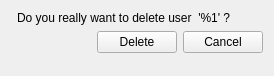
<?xml version="1.0" encoding="UTF-8"?>
<ui version="4.0">
 <class>manufacturer_delete_form</class>
 <widget class="QWidget" name="manufacturer_delete_form">
  <property name="windowModality">
   <enum>Qt::ApplicationModal</enum>
  </property>
  <property name="geometry">
   <rect>
    <x>0</x>
    <y>0</y>
    <width>274</width>
    <height>76</height>
   </rect>
  </property>
  <property name="windowTitle">
   <string>Delete manufacturer</string>
  </property>
  <property name="windowIcon">
   <iconset>
    <normaloff>:/images/building.png</normaloff>:/images/building.png</iconset>
  </property>
  <layout class="QFormLayout" name="formLayout">
   <property name="fieldGrowthPolicy">
    <enum>QFormLayout::AllNonFixedFieldsGrow</enum>
   </property>
   <item row="2" column="1">
    <widget class="QLabel" name="label_2">
     <property name="text">
      <string>Do you really want to delete user  '%1' ?</string>
     </property>
     <property name="action" stdset="0">
      <string>readUser user {id={main.id}}</string>
     </property>
     <property name="answer" stdset="0">
      <string>User user {id={?}; login{{1}}; firstName{{?}}; lastName{{?}}; email{{?}} }</string>
     </property>
    </widget>
   </item>
   <item row="3" column="1">
    <layout class="QHBoxLayout" name="horizontalLayout_2">
     <item>
      <spacer name="horizontalSpacer">
       <property name="orientation">
        <enum>Qt::Horizontal</enum>
       </property>
       <property name="sizeHint" stdset="0">
        <size>
         <width>40</width>
         <height>20</height>
        </size>
       </property>
      </spacer>
     </item>
     <item>
      <widget class="QPushButton" name="delete_2">
       <property name="text">
        <string>Delete</string>
       </property>
       <property name="action" stdset="0">
        <string>deleteUser user {id={main.id}}</string>
       </property>
       <property name="datasignal:clicked" stdset="0">
        <string notr="true">refreshUsers</string>
       </property>
       <property name="form" stdset="0">
        <string>_CLOSE_</string>
       </property>
      </widget>
     </item>
     <item>
      <widget class="QPushButton" name="cancel">
       <property name="text">
        <string>Cancel</string>
       </property>
       <property name="form" stdset="0">
        <string notr="true">_CLOSE_</string>
       </property>
      </widget>
     </item>
    </layout>
   </item>
  </layout>
 </widget>
 <tabstops>
  <tabstop>delete_2</tabstop>
  <tabstop>cancel</tabstop>
 </tabstops>
 <resources>
  <include location="../wolfzilla.qrc"/>
  <include location="../wolfzilla.qrc"/>
 </resources>
 <connections/>
</ui>
